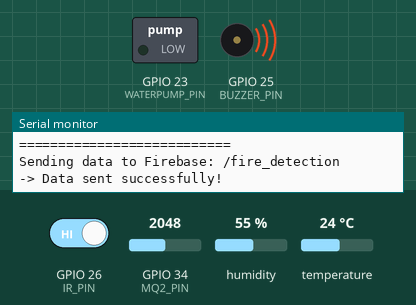
Recording of a sketch running on a simulated ESP32-S3. On the bench: switched loads named in the sketch (green lamp = pin HIGH), buzzer (waves = sounding, pin HIGH), the last lines printed to the serial monitor. The inputs (shaded band) are chosen by the test bench; at power-on: GPIO 34 (MQ2_PIN) = 2048, GPIO 26 (IR_PIN) HIGH, humidity 55 %, temperature 24 °C. WiFi joins after 1.5 s; servers stay silent unless stated; the local clock reads 2024-03-15 10:24:30 at power-on unless the sketch sets it.

Above: at 2.7 s.
2.8 s: GPIO 34 (MQ2_PIN) set to 933
4.3 s: GPIO 34 (MQ2_PIN) set to 836
At 5.8 s:
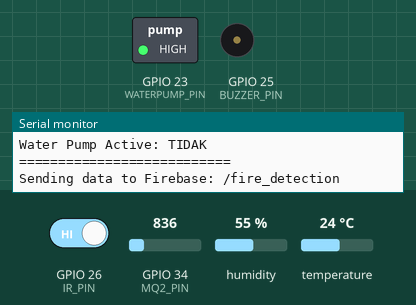
9.3 s: GPIO 26 (IR_PIN) driven LOW
At 11.0 s:
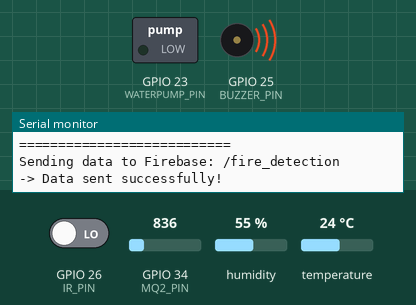
12.0 s: GPIO 26 (IR_PIN) driven HIGH
At 13.4 s:
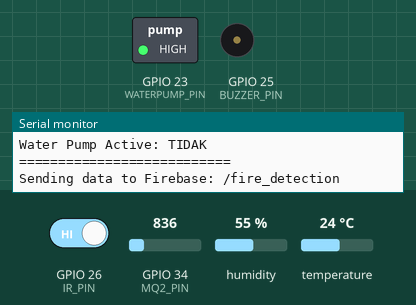
14.1 s: GPIO 34 (MQ2_PIN) set to 1228
At 15.6 s:
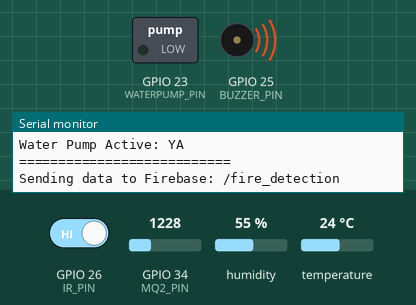
Timing chart, 0 to 17.1 s (numbered marks = the images above; inputs shaded):
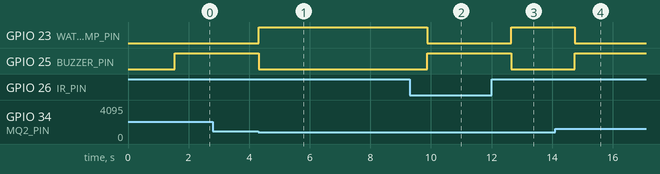

Measured:
- the behaviour switches between 901 and 900 on GPIO 34 (MQ2_PIN) (found by bisection; images 0 and 1)
- after the input at 4.3 s, GPIO 23 (WATERPUMP_PIN): LOW → HIGH at once; GPIO 25 (BUZZER_PIN): HIGH → LOW at once
- after the input at 9.3 s, GPIO 23 (WATERPUMP_PIN): HIGH → LOW after 0.58 s; GPIO 25 (BUZZER_PIN): LOW → HIGH after 0.58 s
- after the input at 12.0 s, GPIO 23 (WATERPUMP_PIN): LOW → HIGH after 0.66 s; GPIO 25 (BUZZER_PIN): HIGH → LOW after 0.66 s
- after the input at 14.1 s, GPIO 23 (WATERPUMP_PIN): HIGH → LOW after 0.64 s; GPIO 25 (BUZZER_PIN): LOW → HIGH after 0.64 s

The sketch:

Main.ino
```cpp
#include <WiFi.h>
#include <Firebase_ESP_Client.h> // Pastikan library ini sudah terinstall
#include <DHT.h>                 // Untuk sensor DHT11/22
#include "time.h"                // Untuk sinkronisasi waktu NTP

// --- GANTI DENGAN KONFIGURASI ANDA JIKA BERBEDA ---
#define WIFI_SSID "xrp"
#define WIFI_PASSWORD "mstahulhaq"

// PENTING: Format DATABASE_URL sudah diperbaiki
#define API_KEY "AIzaSyCKerVVynvh2puu7Cqe0wZQ5HNChogCH6c"      // API Key Firebase Anda
#define DATABASE_URL "tubes-e7c2f-default-rtdb.firebaseio.com" // TANPA https:// dan TANPA / di akhir

// USER_EMAIL dan USER_PASSWORD tidak diperlukan jika aturan RTDB public dan menggunakan nullptr untuk auth
#define USER_EMAIL "ulhaq@gmail.com"  // Sebaiknya dikomentari jika menggunakan auth nullptr
#define USER_PASSWORD "ulhaq123" // Sebaiknya dikomentari jika menggunakan auth nullptr
// --- AKHIR KONFIGURASI ---

// --- PIN DEFINITIONS ---
#define MQ2_PIN       34  // Pin ADC untuk MQ-2
#define IR_PIN        26  // Pin digital untuk Flame Sensor (IR)
#define DHT_PIN       4  // Pin digital untuk DHT11/22
#define BUZZER_PIN    25  // Pin digital untuk Buzzer
#define WATERPUMP_PIN 23  // Pin digital untuk Water Pump (misalnya GPIO23) <--- TAMBAHKAN INI

#define DHTTYPE DHT11    // Tipe sensor DHT (DHT11 atau DHT22)
DHT dht(DHT_PIN, DHTTYPE);

// Objek Firebase
FirebaseData fbdo;
FirebaseAuth auth;
FirebaseConfig config;

// Variabel global untuk status fuzzy sebelumnya
bool previousAlarmActiveFuzzy = false;

// === BAGIAN FUZZY LOGIC (SAMA SEPERTI SEBELUMNYA, SUDAH CUKUP BAIK SEBAGAI DASAR) ===
struct FuzzyMembership {
  float rendah;
  float sedang;
  float tinggi;
};
float fuzzyDangerLevelOutput = 0.0;
String fuzzyStatusOutput = "AMAN";

float trimf(float x, float a, float b, float c) {
  float val1 = (x - a) / (b - a);
  float val2 = (c - x) / (c - b);
  return max(0.0f, min(val1, val2));
}

float trapmf(float x, float a, float b, float c, float d) {
  float val1 = (x - a) / (b - a);
  float val2 = (d - x) / (d - c);
  return max(0.0f, min(min(val1, 1.0f), val2));
}

void calculateFuzzyLogic(float temp, float hum, int gasRaw, bool irFireDetected) {
  FuzzyMembership tempMembership, humMembership, gasMembership;
  tempMembership.rendah = trapmf(temp, 0, 0, 20, 26);
  tempMembership.sedang = trimf(temp, 24, 30, 36);
  tempMembership.tinggi = trapmf(temp, 34, 40, 60, 60);
  humMembership.rendah = trapmf(hum, 0, 0, 30, 45);
  humMembership.sedang = trimf(hum, 40, 55, 70);
  humMembership.tinggi = trapmf(hum, 65, 80, 100, 100);
  gasMembership.rendah = trapmf(gasRaw, 0, 0, 300, 500);
  gasMembership.sedang = trimf(gasRaw, 450, 700, 950);
  gasMembership.tinggi = trapmf(gasRaw, 900, 1200, 4095, 4095);

  float amanStrength = 0.0, waspadaStrength = 0.0, bahayaStrength = 0.0;
  amanStrength = max(amanStrength, min(tempMembership.sedang, gasMembership.rendah));
  waspadaStrength = max(waspadaStrength, min(tempMembership.tinggi, gasMembership.sedang));
  bahayaStrength = max(bahayaStrength, min(tempMembership.tinggi, gasMembership.tinggi));
  bahayaStrength = max(bahayaStrength, gasMembership.tinggi);
  if (temp > 45.0) {
      bahayaStrength = max(bahayaStrength, tempMembership.tinggi * 0.8f);
  }
  waspadaStrength = max(waspadaStrength, min(humMembership.rendah, tempMembership.tinggi));
  if (irFireDetected) {
    bahayaStrength = 1.0f; waspadaStrength = 0.0f; amanStrength = 0.0f;
  }

  float amanLevel = 15.0, waspadaLevel = 50.0, bahayaLevel = 85.0;
  float numerator = (amanStrength * amanLevel) + (waspadaStrength * waspadaLevel) + (bahayaStrength * bahayaLevel);
  float denominator = amanStrength + waspadaStrength + bahayaStrength;

  fuzzyDangerLevelOutput = (denominator == 0) ? 0 : (numerator / denominator);

  if (fuzzyDangerLevelOutput <= 30) fuzzyStatusOutput = "AMAN";
  else if (fuzzyDangerLevelOutput <= 70) fuzzyStatusOutput = "WASPADA";
  else fuzzyStatusOutput = "BAHAYA";

  Serial.println("--- Fuzzy Logic Output ---");
  Serial.print("Aman Strength: "); Serial.print(amanStrength);
  Serial.print(" | Waspada Strength: "); Serial.print(waspadaStrength);
  Serial.print(" | Bahaya Strength: "); Serial.println(bahayaStrength);
  Serial.print("Fuzzy Danger Level: "); Serial.println(fuzzyDangerLevelOutput);
  Serial.print("Fuzzy Status: "); Serial.println(fuzzyStatusOutput);
  Serial.println("---------------------------");
}
// === AKHIR BAGIAN FUZZY LOGIC ===

void connectToWiFi() {
  WiFi.begin(WIFI_SSID, WIFI_PASSWORD);
  Serial.print("Connecting to Wi-Fi");
  int wifi_retry_count = 0;
  while (WiFi.status() != WL_CONNECTED) {
    Serial.print(".");
    delay(500);
    wifi_retry_count++;
    if (wifi_retry_count > 20) {
        Serial.println("\nFailed to connect to WiFi. Restarting...");
        ESP.restart();
    }
  }
  Serial.println("\nConnected to Wi-Fi");
  Serial.print("IP Address: "); Serial.println(WiFi.localIP());
}

void initTime() {
  configTime(25200, 0, "pool.ntp.org", "time.nist.gov"); // UTC+7 (WIB)
  Serial.print("Waiting for NTP time sync: ");
  struct tm timeinfo;
  while (!getLocalTime(&timeinfo)) {
    Serial.print(".");
    delay(1000);
  }
  Serial.println(" Synced!");
}

String getTimeNow() {
  struct tm timeinfo;
  if (!getLocalTime(&timeinfo, 5000)) { // Tambahkan timeout 5000 ms
    Serial.println("Failed to obtain time");
    return "N/A";
  }
  char timeStr[25];
  strftime(timeStr, sizeof(timeStr), "%Y-%m-%d %H:%M:%S", &timeinfo);
  return String(timeStr);
}

void setup() {
  Serial.begin(115200);
  while (!Serial); // Tunggu serial siap (untuk beberapa board seperti ESP32-S3)
  Serial.println("\nStarting Fire Detection System...");

  dht.begin();
  pinMode(MQ2_PIN, INPUT);
  pinMode(IR_PIN, INPUT_PULLUP); // Sensor IR biasanya LOW saat deteksi
  pinMode(BUZZER_PIN, OUTPUT);
  pinMode(WATERPUMP_PIN, OUTPUT); // <--- INISIALISASI PIN POMPA
  digitalWrite(BUZZER_PIN, LOW);    // Buzzer mati (asumsi aktif HIGH)
  digitalWrite(WATERPUMP_PIN, LOW);

  connectToWiFi();
  if (WiFi.status() == WL_CONNECTED) {
    initTime();

    config.api_key = API_KEY;
    config.database_url = DATABASE_URL;

    // PENTING: Karena aturan RTDB Anda .read:true, .write:true, maka gunakan nullptr untuk auth:
    Firebase.begin(&config, nullptr);
    Serial.println("Firebase initialized with public access (nullptr auth).");

    // // Baris di bawah ini (autentikasi email/pass) seharusnya TIDAK DIPAKAI jika sudah pakai nullptr di atas
    // // dan jika aturan RTDB adalah public. Jika aturan RTDB memerlukan autentikasi,
    // // maka uncomment ini dan comment Firebase.begin(&config, nullptr); di atas.
    // // Pastikan USER_EMAIL dan USER_PASSWORD sudah benar.
    auth.user.email = USER_EMAIL;
    auth.user.password = USER_PASSWORD;
    Firebase.begin(&config, &auth);
    if(Firebase.signUp(&config, &auth, USER_EMAIL, USER_PASSWORD)){
      Serial.println("Firebase signed up successfully.");
    } else {
      Serial.printf("Firebase sign up failed: %s\n", config.signer.signupError.message.c_str());
    }
    // // Setelah sign up, atau jika user sudah ada, gunakan signIn
    // // Firebase.signIn(&config, &auth, USER_EMAIL, USER_PASSWORD); // atau Firebase.signInWithCustomToken(...)

    Firebase.reconnectWiFi(true);
  } else {
    Serial.println("WiFi connection failed. Cannot initialize Firebase.");
  }
  Serial.println("🔥 Fire Detection with Fuzzy Logic & Firebase Initialized");
}

void loop() {
  if (WiFi.status() != WL_CONNECTED) {
    Serial.println("WiFi disconnected. Attempting to reconnect...");
    connectToWiFi();
    if (WiFi.status() != WL_CONNECTED) {
        delay(5000); return; // Tunggu sebelum retry lagi jika gagal
    }
  }

  float temperature = dht.readTemperature();
  float humidity = dht.readHumidity();
  int mq2RawValue = analogRead(MQ2_PIN);
  bool irDetectedFire = (digitalRead(IR_PIN) == LOW); // IR sensor LOW saat api terdeteksi

  if (isnan(temperature) || isnan(humidity)) {
    Serial.println("Failed to read from DHT sensor!");
    temperature = -1.0; humidity = -1.0; // Nilai error, bisa disesuaikan
  }

  calculateFuzzyLogic(temperature, humidity, mq2RawValue, irDetectedFire);

  bool activateAlarm = false;
  if (fuzzyStatusOutput == "BAHAYA") {
    activateAlarm = true;
  } else if (fuzzyStatusOutput == "WASPADA" && fuzzyDangerLevelOutput > 60.0) { // Lebih spesifik
    activateAlarm = true;
  }
  // Logika tambahan: jika IR mendeteksi api DAN suhu sangat tinggi, pasti alarm
  // Kondisi ini bisa jadi sudah tercakup oleh fuzzy "BAHAYA" jika IR langsung trigger bahaya=1.0
  if (irDetectedFire && temperature > 45.0) {
      activateAlarm = true;
  }


  if (activateAlarm) {
    digitalWrite(BUZZER_PIN, HIGH);    // Nyalakan buzzer
    digitalWrite(WATERPUMP_PIN, LOW); // Nyalakan pompa air <--- KONTROL POMPA
  } else {
    digitalWrite(BUZZER_PIN, LOW);     // Matikan buzzer
    digitalWrite(WATERPUMP_PIN, HIGH);  // Matikan pompa air <--- KONTROL POMPA
  }

  // Notifikasi perubahan status alarm (opsional, tapi bagus untuk debugging)
  if (activateAlarm != previousAlarmActiveFuzzy) {
    if (activateAlarm) Serial.println("🔥 FUZZY ALARM ACTIVATED! 🔥 (Buzzer & Pompa ON)");
    else Serial.println("✅ FUZZY ALARM DEACTIVATED. (Buzzer & Pompa OFF)");
    previousAlarmActiveFuzzy = activateAlarm;
  }

  String currentTime = getTimeNow();
  Serial.println("\n=== Sensor Data & Fuzzy ===");
  Serial.print("Timestamp: "); Serial.println(currentTime);
  Serial.print("Temperature: "); Serial.print(temperature, 1); Serial.println(" C");
  Serial.print("Humidity: "); Serial.print(humidity, 1); Serial.println(" %");
  Serial.print("Gas (MQ2 Raw): "); Serial.println(mq2RawValue);
  Serial.print("IR Sensor: "); Serial.println(irDetectedFire ? "API TERDETEKSI" : "Aman");
  Serial.print("Fuzzy Status: "); Serial.println(fuzzyStatusOutput);
  Serial.print("Fuzzy Danger Level: "); Serial.println(fuzzyDangerLevelOutput, 2);
  Serial.print("Alarm Active: "); Serial.println(activateAlarm ? "YA" : "TIDAK");
  Serial.print("Water Pump Active: "); Serial.println(digitalRead(WATERPUMP_PIN) == HIGH ? "TIDAK" : "YA"); // <--- STATUS POMPA
  Serial.println("===========================");

  if (Firebase.ready()) {
    String path = "/fire_detection"; // Mengirim ke path utama, atau bisa dibuat path unik per pembacaan
    // String path = "/fire_detection/log/" + String(millis()); // contoh path unik (kurang disarankan untuk data terbaru)

    FirebaseJson json;
    json.set("temperature", String(temperature, 1));
    json.set("humidity", String(humidity, 1));
    json.set("gas", mq2RawValue); // ganti "gas" menjadi "gas_raw" agar lebih jelas
    json.set("ir_detected_fire", irDetectedFire);
    json.set("fuzzy_status", fuzzyStatusOutput);
    json.set("fuzzy_danger_level", String(fuzzyDangerLevelOutput, 2));
    json.set("alarm_active", activateAlarm);
    // json.set("waterpump_active", digitalRead(WATERPUMP_PIN) == HIGH); // <--- STATUS POMPA KE FIREBASE
    json.set("timestamp", currentTime);

    // Menggunakan setJSON untuk mengirim data sebagai satu objek JSON
    Serial.print("Sending data to Firebase: "); Serial.println(path);
    if (Firebase.RTDB.setJSON(&fbdo, path.c_str(), &json)) { // Path harus const char*
      Serial.println("-> Data sent successfully!");
    } else {
      Serial.print("-> Firebase send FAILED: ");
      Serial.println(fbdo.errorReason());
    }
  } else {
    Serial.println("Firebase not ready. Skipping data send.");
  }

  delay(500); // Kurangi delay jika ingin respons lebih cepat, tapi perhatikan batasan Firebase. 10000ms (10 detik) adalah interval yang aman.
}
```
